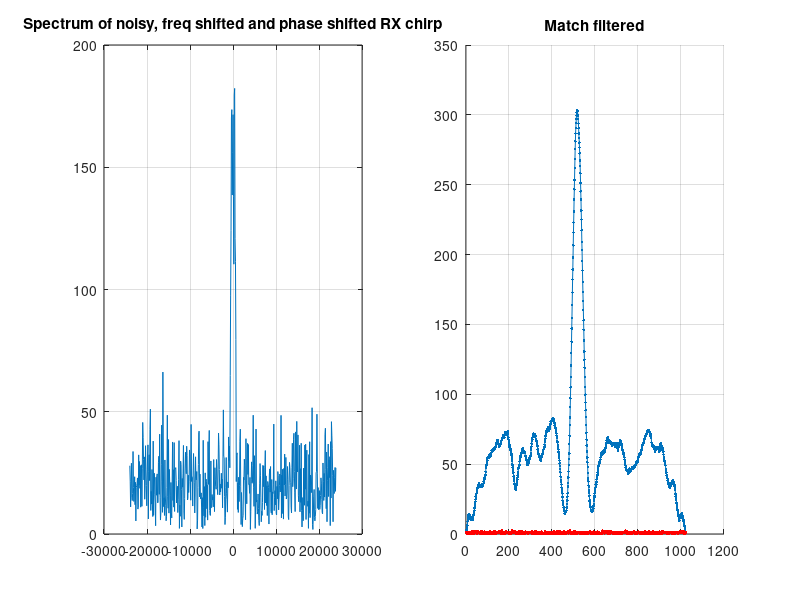

Source code (MATLAB):
clc;
clf;
clear;

snr = 0;

fs = 48e3;
fc = 18e3;
n = 2048/4;
t = (0:n-1)/fs;
u0 = 1200/(n/fs); % bandwidth = 1200Hz

bbt = cos(2*pi*((-600)*t+u0*t.^2/2)).';
bbr = exp(1j*2*pi*((-600+120*rand()-60)*t+u0*t.^2/2)+1j*pi*(2*rand()-1)).' + ...
      10^(-snr/20)*randn(n, 1)./sqrt(2) + 1j*10^(-snr/20)*randn(n, 1)./sqrt(2);

bbn = 10^(-snr/20)*randn(2*n-1, 1)./sqrt(2) + 1j*10^(-snr/20)*randn(2*n-1, 1)./sqrt(2);

[m, r] = filter(bbt, 1, bbr, zeros(n-1, 1));

subplot(1, 2, 1);
% plot(t, real(sig));
spectrum = abs(fft(bbr,n));
plot((-n/2:n/2-1)*fs/n, [spectrum(n/2+1:n); spectrum(1:n/2)]);
grid on;
title('Spectrum of noisy, freq shifted and phase shifted RX chirp');

subplot(1, 2, 2);
hold on;
plot(abs([m; r]), '.-');
plot(abs(bbn), 'r.-');
hold off;
title('Match filtered');
grid on;
